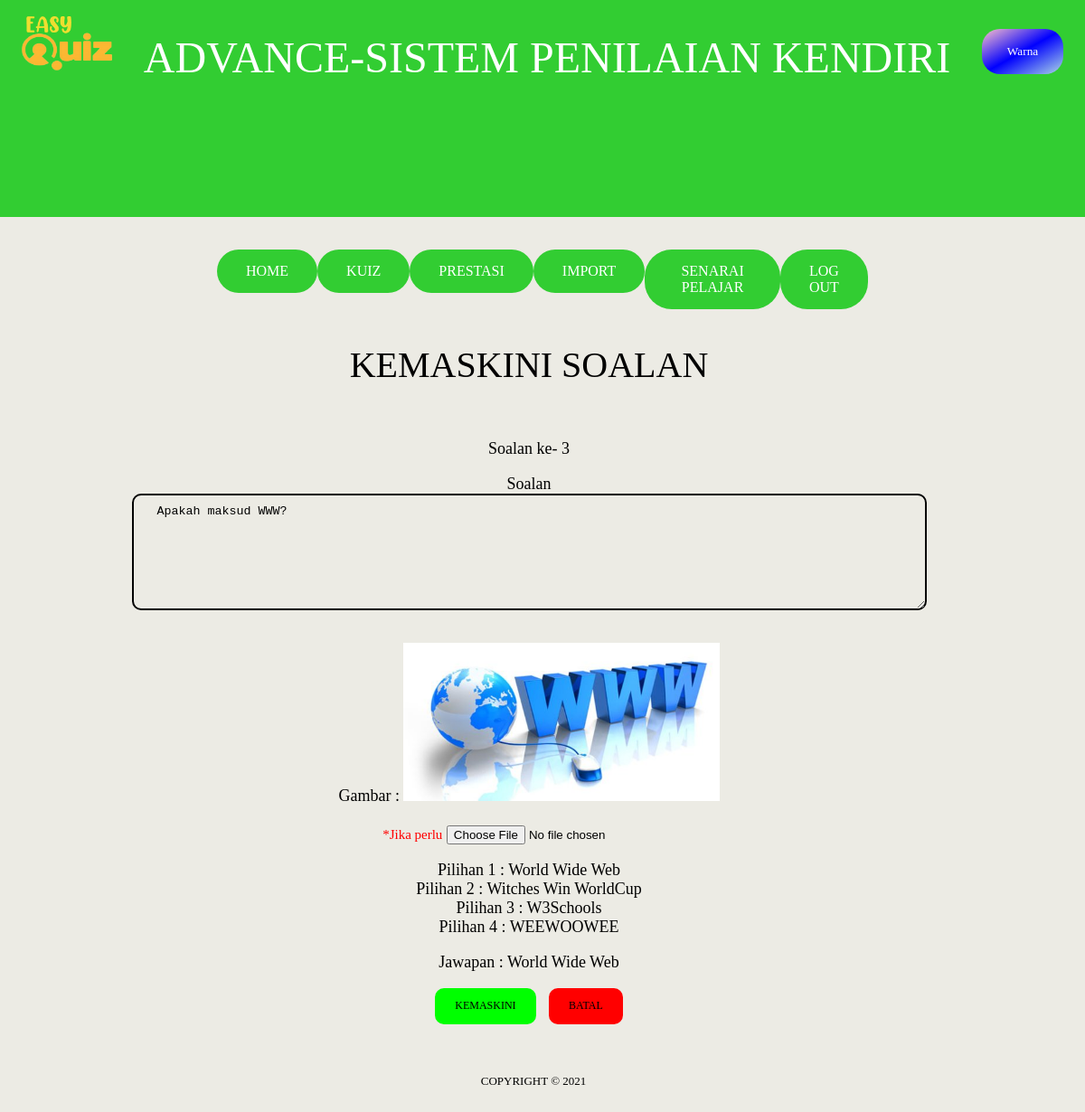
The page /edit_soalan.php?idsoalan=68 (signed in) on the database its author committed.
### tables this page shows
CREATE TABLE `soalan` (
  `idsoalan` int(11) NOT NULL,
  `nom_soalan` int(11) NOT NULL,
  `soalan` text NOT NULL,
  `gambarajah` varchar(20) NOT NULL,
  `idtopik` int(10) NOT NULL
);

CREATE TABLE `pilihan` (
  `idpilihan` int(11) NOT NULL,
  `nom_soalan` int(10) NOT NULL,
  `jawapan` varchar(20) NOT NULL,
  `pilihan_jawapan` text NOT NULL,
  `idsoalan` int(11) NOT NULL
);

### edit_soalan.php (the view, shortened to what this page needs)
<?php
include 'header.php';
?>
<?php
$soalan_terpilih = $_GET['idsoalan'];
$pilihSoalan = mysqli_query($hubung, "SELECT * FROM soalan WHERE idsoalan = $soalan_terpilih");
while ($dataSoalan = mysqli_fetch_array($pilihSoalan)) {
  $nom_soalan = $dataSoalan['nom_soalan'];
  $soalan = $dataSoalan['soalan'];
  $gambarajah = $dataSoalan['gambarajah'];
}
?>
<!DOCTYPE html>
<html lang="en" dir="ltr">
<head>
  <?php include 'menu.php'; ?>
</head>
<body>
  <center>
    <p id="p1">KEMASKINI SOALAN</p>
  </center>
  <br>
  <br>
  <main>
    <table width="100%" border="0" align="center">
      <tr width="100%" align="center">
        <td>
          <form action="save_edit_soalan.php" method="POST" enctype="multipart/form-data">
            <p>
              <label>Soalan ke- <?php echo $nom_soalan; ?></label>
            </p>
            <br>
            <p>
              <label>Soalan</label>
            </p>
            <p>
              <textarea id="paparan_soalan" name="paparan_soalan" rows="7" cols="105" autofocus> <?php echo $soalan; ?></textarea>
            </p>
            <br>
            <br>
            <p>
              <label> Gambar :
                <?php
                if ($gambarajah == NULL) {
                  echo "-TIADA-";
                } else {
                  echo "<img src = 'gambar/$gambarajah' width='30%' height='30%' alt = '*Gambar*' />";
                }
                ?>
                <br>
                <br><small style="color:red">*Jika perlu</small>
              </label>
              <input type="file" name="gambar">
            </p>
            <br>
            <?php
            $no = 1;
            $pilihan = mysqli_query($hubung, "SELECT * FROM pilihan
                AS a INNER JOIN soalan AS q ON q.idsoalan = a.idsoalan WHERE
                q.idsoalan= $soalan_terpilih");
            while ($dataPilihan = mysqli_fetch_array($pilihan)) {
              if ($dataPilihan['jawapan'] == '1') {
                $jawapan =  $dataPilihan['pilihan_jawapan'];
              }
            ?>
              <p>
                Pilihan <?php echo $no; ?> : <?php echo $dataPilihan['pilihan_jawapan']; ?>
              </p>
            <?php $no++;
            } ?>
            <br>
            <p> Jawapan : <?php echo $jawapan; ?></p>
            <br>
            <p>
              <input id="cipta" type="submit" name="submit" value="KEMASKINI">
              <input id="cipta1" type="button" value="BATAL" onclick="history.back()">
            </p>
            <br>
            <br>
          </form>
        </td>
      </tr>
    </table>
  </main>
  <center>
    <font style="font-size:13px; margin-right:20px;"> COPYRIGHT &copy; 2021 </font>
  </center>
  <br>
  <br>
</body>
</html>

### edit_soalan.php (style rules this page uses)
body { background-color: #ECEBE4; }
p { font-family: "DIN Next LT Pro Light"; font-size: 18px; margin: 0; padding-right: 30px; }
#p1 { font-family: "Feather Bold"; font-size: 40px; margin-top: 20px; margin-bottom: 20px; }
#paparan_soalan { background-color: #ECEBE4; border-radius: 10px; border: 2px solid black; padding: 10px; }
#cipta { background-color: #00ff00; border: none; color: black; padding: 8px 20px; text-align: center; font-family: "Feather Bold"; display: inline-block; font-size: 12px; border-radius: 10px; border: 2px solid #00ff00; height: 40px; }
#cipta1 { background-color: red; border: none; color: black; padding: 8px 20px; text-align: center; font-family: "Feather Bold"; display: inline-block; font-size: 12px; border-radius: 10px; border: 2px solid red; box-shadow: none; margin-left: 10px; height: 40px; }

### rows shown on the page
soalan: nom_soalan "3", paparan_soalan "Apakah maksud WWW?", gambarajah (picture)
pilihan: pilihan_jawapan "World Wide Web"
pilihan: pilihan_jawapan "Witches Win WorldCup"
pilihan: pilihan_jawapan "W3Schools"
pilihan: pilihan_jawapan "WEEWOOWEE"

### other values the page prints
$nama_sistem "ADVANCE-SISTEM PENILAIAN KENDIRI"
